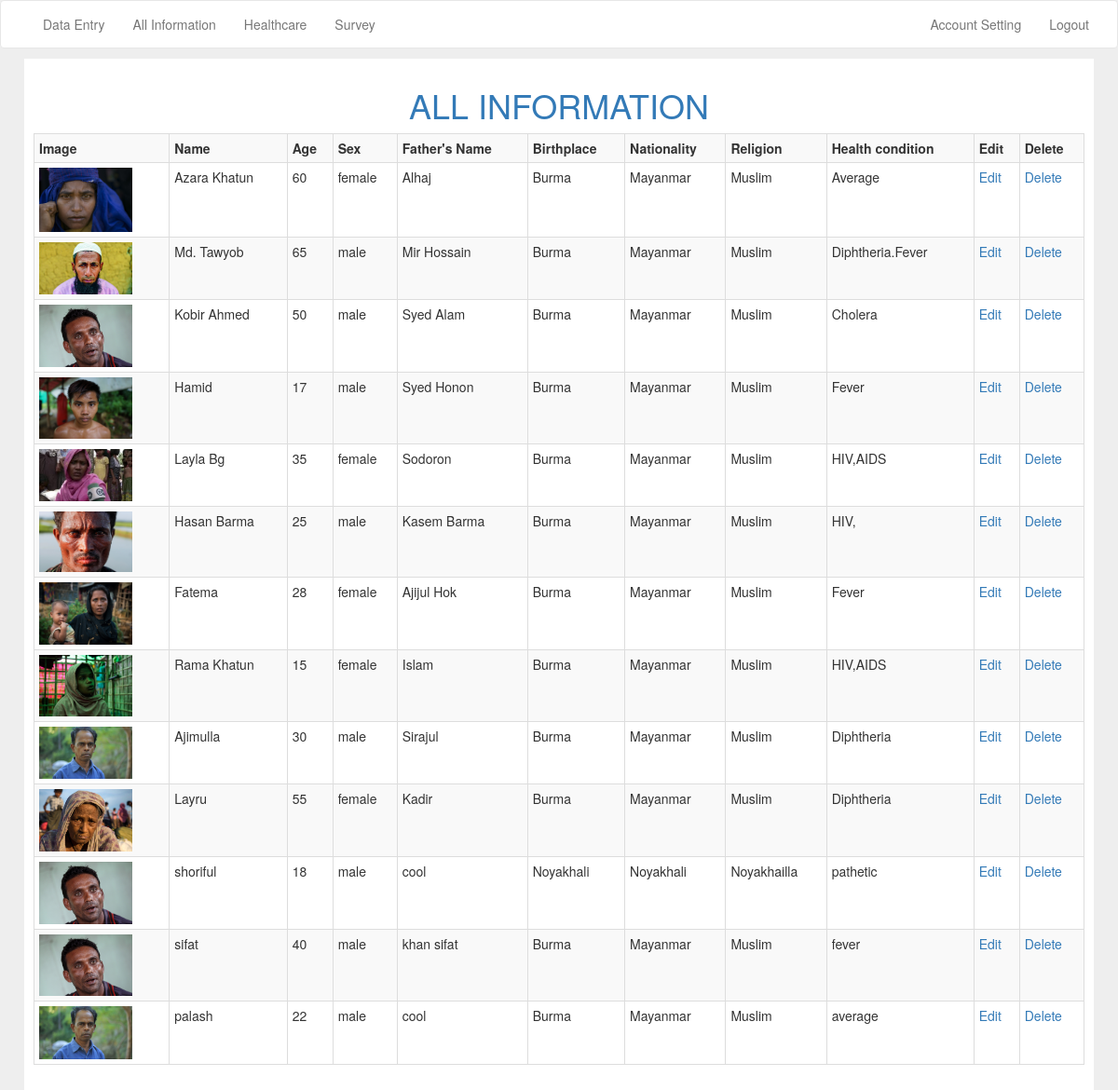
The app's page /admin/product.php (signed in) with its own data.
### tables this page shows
CREATE TABLE `product` (
  `id` int(11) NOT NULL,
  `category_id` varchar(255) NOT NULL,
  `name` text NOT NULL,
  `image` text NOT NULL,
  `description` text NOT NULL,
  `mp` varchar(255) NOT NULL,
  `sp` varchar(255) NOT NULL,
  `off` varchar(255) NOT NULL,
  `shipping` int(11) NOT NULL,
  `tags` text NOT NULL
);

### classes/Db.php (called while the page is built, shortened)
<?php
	class Db{
		public static $_mysqli = null;
		private $_host = "localhost",
				$_database = "abc",
				$_username = "root",
				$_password = "";
		public function __construct(){
			return $this->Connnect();
		}
		public function Connnect(){
			self::$_mysqli = mysqli_connect($this->_host,$this->_username,$this->_password,$this->_database);
			if(!mysqli_connect_errno()){
				return self::$_mysqli;
			}else{
				echo "Connection Failed ". mysqli_connect_error();
			}
		}
		public function Query($q){
			$v =  mysqli_query(self::$_mysqli, $q);
			return $v;
		}
	}
?>

### admin/inc/init.php (called while the page is built, shortened)
<?php
	require_once("./../classes/Db.php");
	$db = new Db();
?>

### admin/product.php (the view, shortened to what this page needs)
<?php
	require_once("inc/header.php");
	require_once("inc/navbar.php");
?>
<div class="container padding-10">
	<div id="search-container">
		<h1 class="text-center text-bs-primary text-upper">All Information</h1>
		<div class="table-responsive">
		<table class="table table-bordered table-striped table-condensed">
			<th>Image</th>
			<th>Name</th>
			<th>Age</th>
			<th>Sex</th>
			<th>Father's Name</th>
			<th>Birthplace</th>
			<th>Nationality</th>
			<th>Religion</th>
			<th>Health condition</th>
			<th>Edit</th>
			<th>Delete</th>
			<tr>
		<?php
			$products = $db->Query("
					SELECT * FROM product
					");
			foreach ($products as $key => $product) {
				echo "
				<td><img src='../{$product['image']}' width='100'></td>
				<td>{$product['name']}</td>
				<td>{$product['shipping']}</td>
				<td>{$product['category_id']}</td>
				<td>{$product['description']}</td>
				<td>{$product['mp']}</td>
				<td>{$product['sp']}</td>
				<td>{$product['off']}</td>
				<td>{$product['tags']}</td>
				<td><a href='edit_product.php?id={$product['id']}'>Edit</a></td>
				<td><a href='delete_product.php?id={$product['id']}'>Delete</a></td>
				<tr>
				";
			}
		?>
		</table>
		</div>
	</div>

### css/hackerkernel.css (style rules this page uses)
.text-center { text-align: center; }
.text-upper { text-transform: uppercase; }
.text-bs-primary { color: #337ab7; }
.padding-10 { padding: 10px; }

### css/cart.css (style rules this page uses)
body { background: #eee; }
#search-container { height: auto; width: 100%; background: white; padding: 10px; border:1px solid #eee; min-height: 540px; margin-bottom: 5px; }

### records on screen
product: image (picture), name "Azara Khatun", shipping "60", category "female", description "Alhaj", mp "Burma", sp "Mayanmar", off "Muslim", tags "Average"
product: image (picture), name "Md. Tawyob", shipping "65", category "male", description "Mir Hossain", mp "Burma", sp "Mayanmar", off "Muslim", tags "Diphtheria.Fever"
product: image (picture), name "Kobir Ahmed", shipping "50", category "male", description "Syed Alam", mp "Burma", sp "Mayanmar", off "Muslim", tags "Cholera"
product: image (picture), name "Hamid", shipping "17", category "male", description "Syed Honon", mp "Burma", sp "Mayanmar", off "Muslim", tags "Fever"
product: image (picture), name "Layla Bg", shipping "35", category "female", description "Sodoron", mp "Burma", sp "Mayanmar", off "Muslim", tags "HIV,AIDS"
product: image (picture), name "Hasan Barma", shipping "25", category "male", description "Kasem Barma", mp "Burma", sp "Mayanmar", off "Muslim", tags "HIV,"
product: image (picture), name "Fatema", shipping "28", category "female", description "Ajijul Hok", mp "Burma", sp "Mayanmar", off "Muslim", tags "Fever"
product: image (picture), name "Rama Khatun", shipping "15", category "female", description "Islam", mp "Burma", sp "Mayanmar", off "Muslim", tags "HIV,AIDS"
product: image (picture), name "Ajimulla", shipping "30", category "male", description "Sirajul", mp "Burma", sp "Mayanmar", off "Muslim", tags "Diphtheria"
product: image (picture), name "Layru", shipping "55", category "female", description "Kadir", mp "Burma", sp "Mayanmar", off "Muslim", tags "Diphtheria"
product: image (picture), name "shoriful", shipping "18", category "male", description "cool", mp "Noyakhali", sp "Noyakhali", off "Noyakhailla", tags "pathetic"
product: image (picture), name "sifat", shipping "40", category "male", description "khan sifat", mp "Burma", sp "Mayanmar", off "Muslim", tags "fever"
product: image (picture), name "palash", shipping "22", category "male", description "cool", mp "Burma", sp "Mayanmar", off "Muslim", tags "average"
